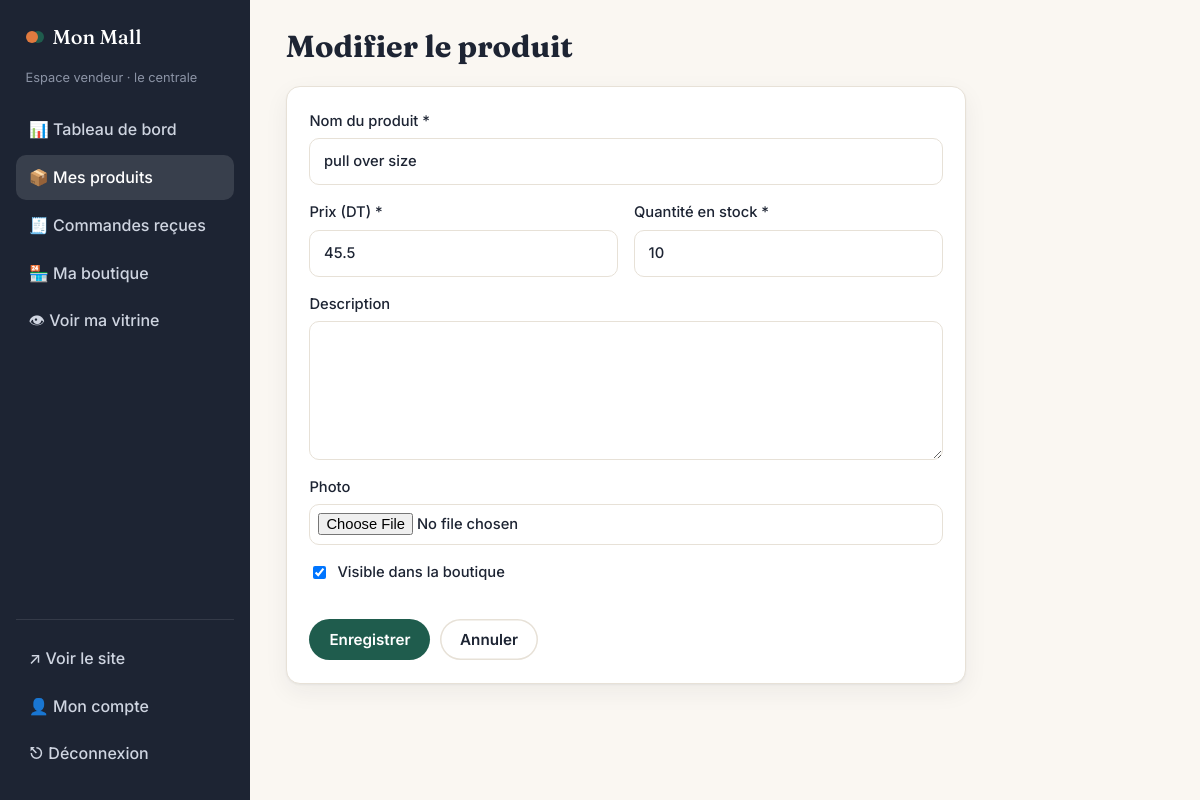
The page /vendeur/produits/1/modifier (signed in) on the database its author committed.
### tables this page shows
CREATE TABLE boutiques (
    id          INTEGER PRIMARY KEY AUTOINCREMENT,
    owner_id    INTEGER NOT NULL UNIQUE REFERENCES users(id) ON DELETE CASCADE,
    nom         TEXT NOT NULL,
    description TEXT,
    categorie   TEXT,
    telephone   TEXT,
    adresse     TEXT,
    logo        TEXT,
    statut      TEXT NOT NULL DEFAULT 'en_attente'
                CHECK (statut IN ('en_attente', 'approuvee', 'refusee', 'suspendue')),
    created_at  TEXT NOT NULL DEFAULT (datetime('now', 'localtime'))
);

CREATE TABLE produits (
    id          INTEGER PRIMARY KEY AUTOINCREMENT,
    boutique_id INTEGER NOT NULL REFERENCES boutiques(id) ON DELETE CASCADE,
    nom         TEXT NOT NULL,
    description TEXT,
    prix        REAL NOT NULL CHECK (prix >= 0),
    stock       INTEGER NOT NULL DEFAULT 0 CHECK (stock >= 0),
    image       TEXT,
    actif       INTEGER NOT NULL DEFAULT 1,
    created_at  TEXT NOT NULL DEFAULT (datetime('now', 'localtime'))
);

### app/vendeur.py (the view, shortened to what this page needs)
@vendeur_bp.route("/produits/nouveau", methods=["GET", "POST"])
@vendeur_bp.route("/produits/<int:produit_id>/modifier", methods=["GET", "POST"])
def produit_form(produit_id=None):
    p = mon_produit(produit_id) if produit_id else None
    form = dict(p) if p else {"actif": 1, "stock": 1}
    return render_template("vendeur/produit_form.html", p=p, form=form)

### app/auth.py (called while the page is built)
def load_user():
    g.user = None
    uid = session.get("user_id")
    if uid:
        user = query("SELECT * FROM users WHERE id = ?", (uid,), one=True)
        if user and user["actif"]:
            g.user = user
        else:
            session.pop("user_id", None)

### app/db.py (called while the page is built)
def get_db():
    if "db" not in g:
        g.db = sqlite3.connect(current_app.config["DATABASE"])
        g.db.row_factory = sqlite3.Row
        g.db.execute("PRAGMA foreign_keys = ON")
    return g.db

def query(sql, args=(), one=False):
    rows = get_db().execute(sql, args).fetchall()
    return (rows[0] if rows else None) if one else rows

### app/utils.py (called while the page is built)
def login_required(*roles):
    def decorator(view):
        @wraps(view)
        def wrapped(*args, **kwargs):
            if g.user is None:
                flash("Connectez-vous pour continuer.", "error")
                return redirect(url_for("auth.connexion", next=request.full_path))
            if roles and g.user["role"] not in roles:
                flash("Vous n'avez pas accès à cette page.", "error")
                return redirect(url_for("main.index"))
            return view(*args, **kwargs)
        return wrapped
    return decorator

### app/vendeur.py (called while the page is built)
@vendeur_bp.before_request
@login_required("vendeur")
def charger_boutique():
    g.boutique = query("SELECT * FROM boutiques WHERE owner_id = ?", (g.user["id"],), one=True)
    if g.boutique is None:
        abort(404)

def mon_produit(produit_id):
    p = query("SELECT * FROM produits WHERE id = ? AND boutique_id = ?", (produit_id, g.boutique["id"]), one=True)
    if not p:
        abort(404)
    return p

### app/templates/vendeur/produit_form.html (shortened to what this page needs)
{% extends "vendeur/base.html" %}
{% block heading %}{{ 'Modifier le produit' if p else 'Nouveau produit' }}{% endblock %}
{% block vendeur %}
<form method="post" enctype="multipart/form-data" class="panel form narrow">
  <label>Nom du produit *<input name="nom" value="{{ form.get('nom', '') }}" required></label>
  <div class="row">
    <label>Prix (DT) *<input name="prix" inputmode="decimal" value="{{ form.get('prix', '') }}" required placeholder="ex : 45,500"></label>
    <label>Quantité en stock *<input type="number" name="stock" min="0" value="{{ form.get('stock', 0) }}" required></label>
  </div>
  <label>Description<textarea name="description" rows="5">{{ form.get('description', '') or '' }}</textarea></label>
  <label>Photo
    <input type="file" name="image" accept="image/*">
  </label>
  <label class="check"><input type="checkbox" name="actif" {{ 'checked' if form.get('actif') }}> Visible dans la boutique</label>
  <div class="actions">
    <button class="btn">Enregistrer</button>
    <a class="btn btn-ghost" href="{{ url_for('vendeur.produits') }}">Annuler</a>
  </div>
</form>
{% endblock %}

### app/templates/vendeur/base.html (shortened to what this page needs)
{% extends "dash_base.html" %}
{% block role %}Espace vendeur · {{ g.boutique.nom }}{% endblock %}
{% block menu %}
  {% set ep = request.endpoint %}
  <a href="{{ url_for('vendeur.dashboard') }}" class="{{ 'active' if ep == 'vendeur.dashboard' }}">📊 Tableau de bord</a>
  <a href="{{ url_for('vendeur.produits') }}" class="{{ 'active' if ep in ('vendeur.produits', 'vendeur.produit_form') }}">📦 Mes produits</a>
  <a href="{{ url_for('vendeur.commandes') }}" class="{{ 'active' if ep == 'vendeur.commandes' }}">🧾 Commandes reçues</a>
  <a href="{{ url_for('vendeur.reglages') }}" class="{{ 'active' if ep == 'vendeur.reglages' }}">🏪 Ma boutique</a>
  <a href="{{ url_for('main.boutique', boutique_id=g.boutique.id) }}">👁 Voir ma vitrine</a>
{% endblock %}
{% block dash %}
  {% block vendeur %}{% endblock %}
{% endblock %}

### app/static/css/style.css (style rules this page uses)
:root { --bg: #faf7f2; --surface: #ffffff; --ink: #1d2433; --muted: #6b7280; --line: #e7e1d7; --primary: #1f5c4d; --primary-soft: #e6efe9; --accent: #e07a3f; --accent-soft: #fdeee4; --danger: #b42318; --warn-bg: #fff6dd; --warn-ink: #7a5300; --radius: 14px; --shadow: 0 1px 2px rgba(29,36,51,.05), 0 8px 24px rgba(29,36,51,.06); --serif: "Fraunces", Georgia, serif; --sans: "Inter", system-ui, -apple-system, "Segoe UI", sans-serif; }
* { box-sizing: border-box; }
html, body { margin: 0; }
body { font-family: var(--sans); background: var(--bg); color: var(--ink); line-height: 1.55; }
a { color: var(--primary); }
.btn { display: inline-block; text-align: center; background: var(--primary); color: #fff; padding: .7rem 1.25rem; border-radius: 999px; border: 0; font: 600 .95rem var(--sans); text-decoration: none; cursor: pointer; transition: transform .15s, opacity .15s; }
.btn-ghost { background: transparent; color: var(--ink); box-shadow: inset 0 0 0 1.5px var(--line); }
.actions { display: flex; flex-wrap: wrap; gap: .6rem; align-items: center; margin-top: 1.2rem; }
.panel { background: var(--surface); border: 1px solid var(--line); border-radius: var(--radius); padding: 1.4rem; box-shadow: var(--shadow); }
.form { display: grid; gap: 1rem; }
.form .row { display: grid; grid-template-columns: 1fr 1fr; gap: 1rem; }
.form label { display: grid; gap: .35rem; font-weight: 500; font-size: .92rem; }
.form input, .form textarea, .form select { font: inherit; padding: .7rem .85rem; border: 1.5px solid var(--line); border-radius: 10px; background: #fff; color: var(--ink); width: 100%; }
.form input[type=file] { padding: .5rem; }
.form .btn { justify-self: start; }
.form .check { display: flex; align-items: center; gap: .5rem; }
.form .check input { width: auto; }

### app/static/css/dash.css (style rules this page uses)
.sidebar a { color: #cfd5e1; text-decoration: none; padding: .62rem .8rem; border-radius: 10px; font-weight: 500; }
.sidebar a.active { background: rgba(255,255,255,.12); color: #fff; }
.panel { margin-bottom: 1rem; }
.panel.narrow { max-width: 680px; }

### rows shown on the page
boutiques: boutique.nom "le centrale"
produits: nom "pull over size", prix "45.5"

### other values the page prints
{{ site_name }} "Mon Mall"
{{ 'Modifier le produit' if p else 'Nouveau produit' }} "Modifier le produit"
